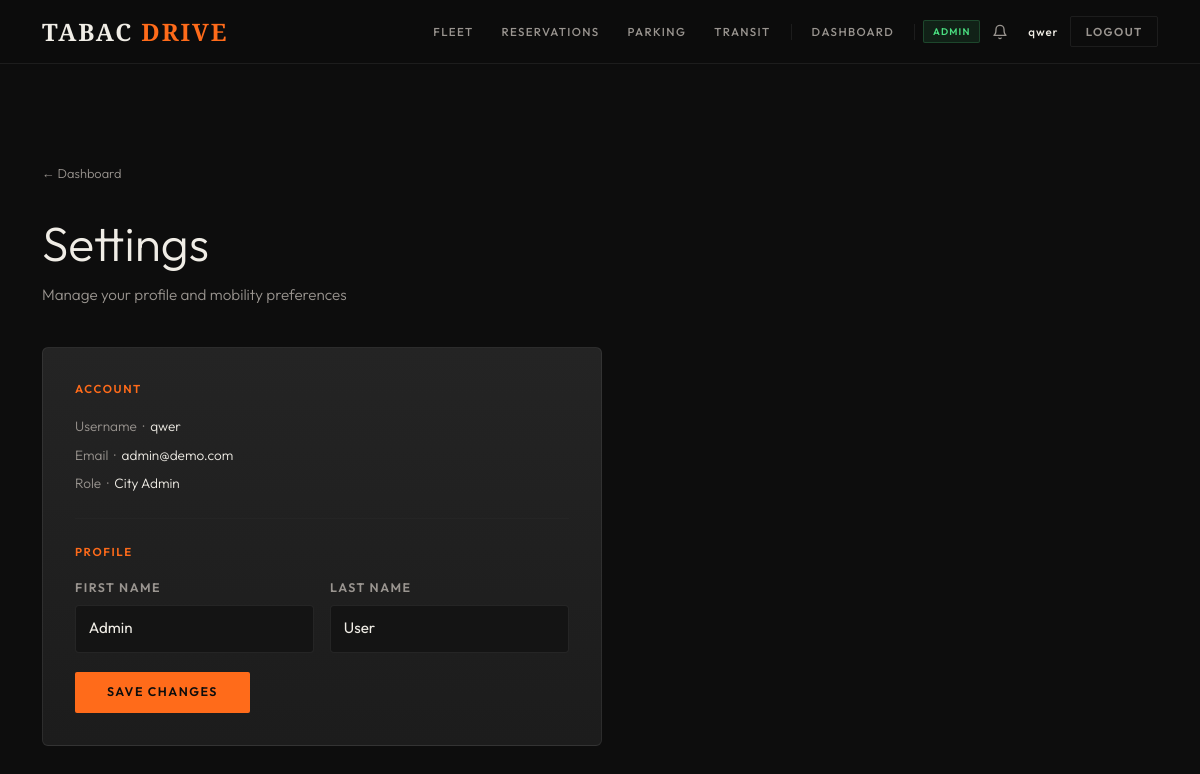
/settings/ (signed in), run on the app's committed database.
### users/models.py (models this page shows, shortened)
class User(AbstractUser):
    ROLE_COMMUTER = "COMMUTER"
    ROLE_PROVIDER = "PROVIDER"
    ROLE_ADMIN = "ADMIN"
    ROLE_CHOICES = [
        (ROLE_COMMUTER, "Commuter"),
        (ROLE_PROVIDER, "Mobility Provider"),
        (ROLE_ADMIN, "City Admin"),
    ]
    CITY_CHOICES = [
        ("MTL", "Montreal"),
        ("LAV", "Laval"),
        ("LON", "Longueuil"),
        ("QC",  "Quebec City"),
        ("GAT", "Gatineau"),
        ("SHE", "Sherbrooke"),
    ]
    MOBILITY_CHOICES = [
        ("CAR",     "Car"),
        ("BIKE",    "Bike"),
        ("SCOOTER", "Scooter"),
    ]
    email = models.EmailField(unique=True)
    address = AddressField(null=True, blank=True, on_delete=models.SET_NULL)
    phone_number = PhoneNumberField(region="CA", blank=True, null=True)
    role = models.CharField(max_length=10, choices=ROLE_CHOICES, default=ROLE_COMMUTER)
    preferred_city = models.CharField(max_length=5, choices=CITY_CHOICES, blank=True, default="")
    preferred_mobility_type = models.CharField(max_length=10, choices=MOBILITY_CHOICES, blank=True, default="")
    @property
    def is_commuter(self):
        return self.role == self.ROLE_COMMUTER
    @property
    def is_provider(self):
        return self.role == self.ROLE_PROVIDER
    @property
    def is_city_admin(self):
        return self.role == self.ROLE_ADMIN

### users/views.py (the view, shortened to what this page needs)
# urls.py: path("settings/", views.profile_settings, name="profile_settings"),
@login_required
def profile_settings(request):
    user = request.user
    return render(request, "users/profile_settings.html", {"user": user})

### booking/context_processors.py (called while the page is built)
def unread_notifications(request):
    if request.user.is_authenticated:
        count = Notification.objects.filter(user=request.user, is_read=False).count()
        return {"unread_notifications": count}
    return {"unread_notifications": 0}

### users/templates/users/profile_settings.html (shortened to what this page needs)
{% extends "base.html" %}
{% block content %}
<div class="page-wrap">
    <div class="container">
        <a href="{% url 'role_dashboard' %}" class="back-link">&larr; Dashboard</a>
        <p class="page-title">Settings</p>
        <p class="page-subtitle">Manage your profile and mobility preferences</p>
        <div class="settings-card">
            <div class="section-label">Account</div>
            <div class="meta-row">Username &nbsp;·&nbsp; <span class="meta-val">{{ user.username }}</span></div>
            <div class="meta-row">Email &nbsp;·&nbsp; <span class="meta-val">{{ user.email }}</span></div>
            <div class="meta-row">Role &nbsp;·&nbsp; <span class="meta-val">{{ user.get_role_display }}</span></div>
            <hr class="divider">
            <form method="post">
                <div class="section-label">Profile</div>
                <div class="field-row">
                    <div class="field">
                        <label>First Name</label>
                        <input type="text" name="first_name" value="{{ user.first_name }}" placeholder="First name">
                    </div>
                    <div class="field">
                        <label>Last Name</label>
                        <input type="text" name="last_name" value="{{ user.last_name }}" placeholder="Last name">
                    </div>
                </div>
                <button type="submit" class="btn-save">Save Changes</button>
            </form>
        </div>
    </div>
</div>
{% endblock %}

### Rentals/templates/base.html (shortened to what this page needs)
<!DOCTYPE html>
<html lang="en">
<head>
    <link href="https://cdn.jsdelivr.net/npm/bootstrap@5.3.3/dist/css/bootstrap.min.css" rel="stylesheet"/>
</head>
<body>
<nav class="navbar-apex">
    <div class="container">
        <div class="d-flex align-items-center justify-content-between gap-3">
            <a href="{% url 'home' %}" class="nav-brand">TABAC <span>DRIVE</span></a>
            <div class="nav-links">
                {% if user.is_authenticated %}
                    <a href="{% url 'vehicle_list' %}"
                       class="nav-link-apex {% block nav_fleet %}{% endblock %}">Fleet</a>
                    <a href="{% url 'my_reservations' %}"
                       class="nav-link-apex {% block nav_reservations %}{% endblock %}">Reservations</a>
                    <a href="{% url 'parking' %}"
                       class="nav-link-apex {% block nav_parking %}{% endblock %}">Parking</a>
                    <a href="{% url 'transit' %}"
                       class="nav-link-apex {% block nav_transit %}{% endblock %}">Transit</a>
                    <a href="{% url 'role_dashboard' %}"
                       class="nav-link-apex {% block nav_dashboard %}{% endblock %}">Dashboard</a>
                    {% if user.is_commuter %}
                        <span class="role-badge role-badge-commuter d-none d-lg-block">Commuter</span>
                    {% elif user.is_provider %}
                        <span class="role-badge role-badge-provider d-none d-lg-block">Provider</span>
                    {% elif user.is_city_admin %}
                        <span class="role-badge role-badge-admin d-none d-lg-block">Admin</span>
                    {% endif %}
                    <a href="{% url 'notifications' %}" class="nav-bell" title="Notifications">
                        <svg viewBox="0 0 24 24" fill="none" stroke="currentColor" stroke-width="2" stroke-linecap="round" stroke-linejoin="round">
                            <path d="M18 8A6 6 0 0 0 6 8c0 7-3 9-3 9h18s-3-2-3-9"/>
                            <path d="M13.73 21a2 2 0 0 1-3.46 0"/>
                        </svg>
                    </a>
                    <a href="{% url 'profile_settings' %}" class="nav-username d-none d-lg-block" style="text-decoration:none;color:inherit">{{ user.username }}</a>
                    <form method="post" action="{% url 'logout' %}" class="m-0 p-0">
                        <button type="submit" class="btn-nav-logout">Logout</button>
                    </form>
                {% else %}
                    <a href="{% url 'login' %}" class="nav-link-apex">Sign In</a>
                    <a href="{% url 'register' %}" class="nav-link-apex">Register</a>
                {% endif %}
            </div>
        </div>
    </div>
</nav>
<div class="container py-4">
</div>
{% block content %}{% endblock %}
</body>
</html>

### data on the page
User: username "qwer", email "admin@demo.com", role "City Admin", first_name "Admin", last_name "User"
